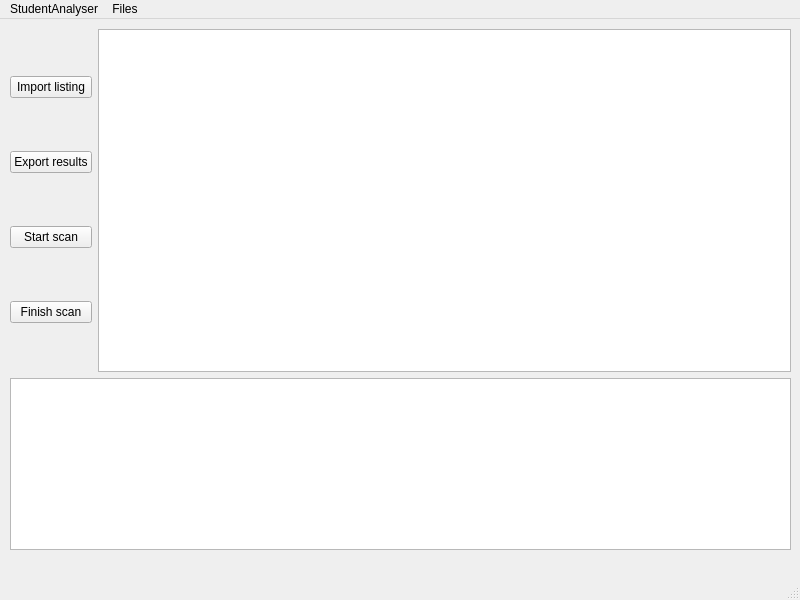
<?xml version="1.0" encoding="UTF-8"?>
<ui version="4.0">
    <class>StudentAnalyzer</class>
    <widget class="QMainWindow" name="StudentAnalyzer">
        <property name="geometry">
            <rect>
                <x>0</x>
                <y>0</y>
                <width>800</width>
                <height>600</height>
            </rect>
        </property>
        <property name="windowTitle">
            <string>MainWindow</string>
        </property>
        <widget class="QWidget" name="centralwidget">
            <widget class="QWidget" name="gridLayoutWidget">
                <property name="geometry">
                    <rect>
                        <x>10</x>
                        <y>10</y>
                        <width>781</width>
                        <height>521</height>
                    </rect>
                </property>
                <layout class="QGridLayout" name="gridLayout" rowstretch="2,1">
                    <item row="0" column="0">
                        <layout class="QVBoxLayout" name="verticalLayout">
                            <property name="spacing">
                                <number>-1</number>
                            </property>
                            <item>
                                <widget class="QPushButton" name="importButton">
                                    <property name="text">
                                        <string>Import listing</string>
                                    </property>
                                </widget>
                            </item>
                            <item>
                                <widget class="QPushButton" name="exportButton">
                                    <property name="text">
                                        <string>Export results</string>
                                    </property>
                                </widget>
                            </item>
                            <item>
                                <widget class="QPushButton" name="startButton">
                                    <property name="text">
                                        <string>Start scan</string>
                                    </property>
                                </widget>
                            </item>
                            <item>
                                <widget class="QPushButton" name="finishButton">
                                    <property name="text">
                                        <string>Finish scan</string>
                                    </property>
                                </widget>
                            </item>
                        </layout>
                    </item>
                    <item row="0" column="1">
                        <widget class="QTableView" name="tableView" />
                    </item>
                    <item row="1" column="0" colspan="2">
                        <widget class="QTextEdit" name="log_text" />
                    </item>
                </layout>
            </widget>
        </widget>
        <widget class="QMenuBar" name="menubar">
            <property name="geometry">
                <rect>
                    <x>0</x>
                    <y>0</y>
                    <width>800</width>
                    <height>24</height>
                </rect>
            </property>
            <widget class="QMenu" name="menuStudentAnalyser">
                <property name="title">
                    <string>StudentAnalyser</string>
                </property>
                <addaction name="actionExit" />
            </widget>
            <widget class="QMenu" name="menuFiles">
                <property name="title">
                    <string>Files</string>
                </property>
                <addaction name="actionImport_students_list" />
                <addaction name="actionExport_results" />
            </widget>
            <addaction name="menuStudentAnalyser" />
            <addaction name="menuFiles" />
        </widget>
        <widget class="QStatusBar" name="statusbar" />
        <action name="actionExit">
            <property name="text">
                <string>Exit</string>
            </property>
        </action>
        <action name="actionImport_students_list">
            <property name="text">
                <string>Import listing</string>
            </property>
        </action>
        <action name="actionExport_results">
            <property name="text">
                <string>Export results</string>
            </property>
        </action>
    </widget>
    <resources />
    <connections />
</ui>
